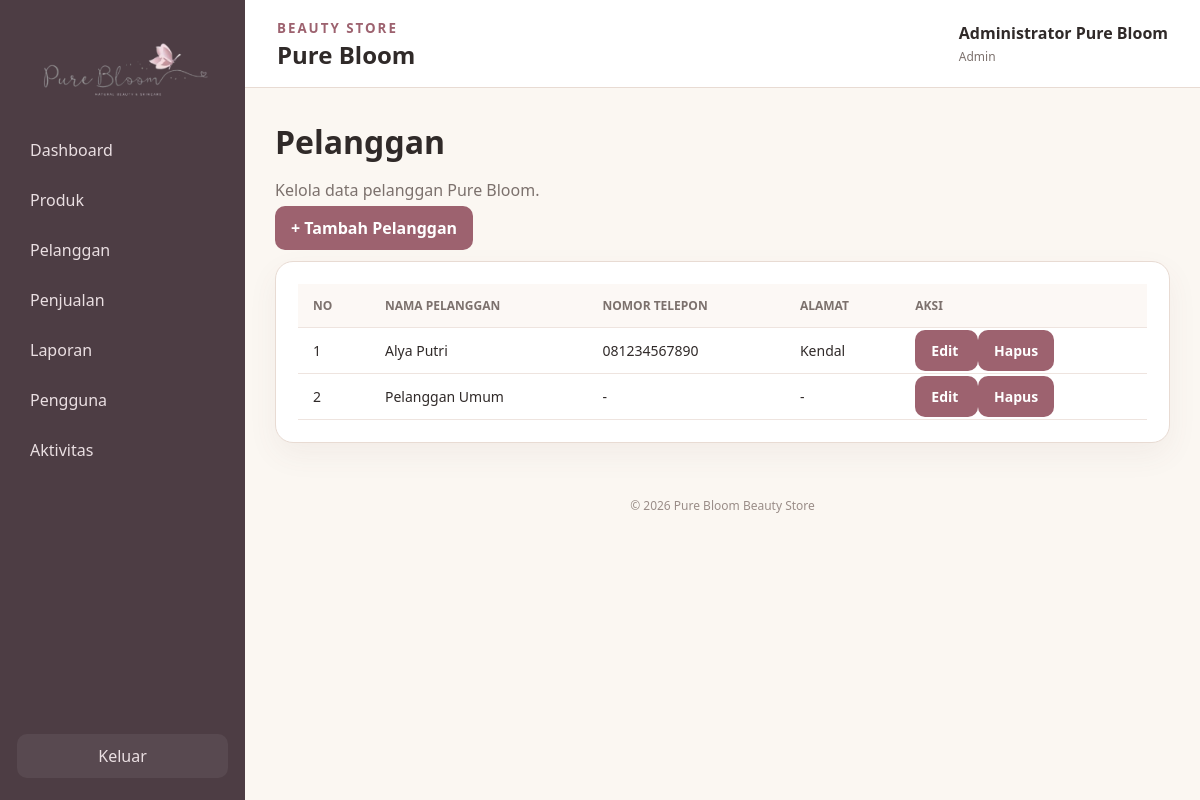
/admin/pelanggan.php (signed in), run on the app's committed database.
### tables this page shows
CREATE TABLE pelanggan(pelanggan_id INT AUTO_INCREMENT PRIMARY KEY,nama_pelanggan VARCHAR(120) NOT NULL,nomor_telepon VARCHAR(30),alamat TEXT,created_at TIMESTAMP DEFAULT CURRENT_TIMESTAMP);

### admin/pelanggan.php (the view, shortened to what this page needs)
<?php
include '../config/koneksi.php';
$query_pelanggan = mysqli_query(
    $koneksi,
    "SELECT * FROM pelanggan ORDER BY pelanggan_id DESC"
);
?>
<!DOCTYPE html>
<html lang="id">
<head>
    <link rel="stylesheet" href="../assets/css/style.css">
</head>
<body>
<div class="app">
    <?php include '../includes/sidebar.php'; ?>
    <main class="main">
        <?php include '../includes/header.php'; ?>
        <div class="content">
            <div class="title">
                <div>
                    <h1>Pelanggan</h1>
                    <p>Kelola data pelanggan Pure Bloom.</p>
                </div>
                <a href="pelanggan_tambah.php" class="btn">
                    + Tambah Pelanggan
                </a>
            </div>
            <div class="card">
                <div class="table-wrapper">
                    <table>
                        <thead>
                            <tr>
                                <th>No</th>
                                <th>Nama Pelanggan</th>
                                <th>Nomor Telepon</th>
                                <th>Alamat</th>
                                <th>Aksi</th>
                            </tr>
                        </thead>
                        <tbody>
                            <?php
                            $nomor = 1;
                            if (mysqli_num_rows($query_pelanggan) > 0) {
                                while ($data = mysqli_fetch_assoc($query_pelanggan)) {
                            ?>
                                <tr>
                                    <td>
                                        <?php echo $nomor++; ?>
                                    </td>
                                    <td>
                                        <?php echo htmlspecialchars($data['nama_pelanggan']); ?>
                                    </td>
                                    <td>
                                        <?php
                                        echo htmlspecialchars(
                                            $data['nomor_telepon'] ?? '-'
                                        );
                                        ?>
                                    </td>
                                    <td>
                                        <?php
                                        echo htmlspecialchars(
                                            $data['alamat'] ?? '-'
                                        );
                                        ?>
                                    </td>
                                    <td>
                                        <div class="actions">
                                            <a
                                                href="pelanggan_edit.php?id=<?php echo $data['pelanggan_id']; ?>"
                                                class="btn btn-edit"
                                            >
                                                Edit
                                            </a>
                                            <a
                                                href="pelanggan.php?hapus=<?php echo $data['pelanggan_id']; ?>"
                                                class="btn btn-delete"
                                                onclick="return confirm('Yakin ingin menghapus pelanggan ini?')"
                                            >
                                                Hapus
                                            </a>
                                        </div>
                                    </td>
                                </tr>
                            <?php
                                }
                            }
                            ?>
                        </tbody>
                    </table>
                </div>
            </div>
        </div>
        <?php include '../includes/footer.php'; ?>
    </main>
</div>
</body>
</html>

### assets/css/style.css (style rules this page uses)
:root { --ivory: #fbf7f2; --cream: #f1e7df; --rose: #c58f99; --rose2: #9d626f; --plum: #4d3d44; --ink: #302a29; --muted: #7c716d; --border: #e8dbd3; --white: #fff; --green: #63866f; }
* { box-sizing: border-box; }
body { margin: 0; font-family: Segoe UI, Arial, sans-serif; background: var(--ivory); color: var(--ink); }
a { text-decoration: none; color: inherit; }
button, .btn { background: var(--rose2); color: #fff; border: 0; cursor: pointer; padding: 11px 16px; border-radius: 10px; font-weight: 700; }
.app { display: flex; min-height: 100vh; }
.main { flex: 1; min-width: 0; }
.content { padding: 30px; max-width: 1400px; margin: auto; }
.title { margin-bottom: 22px; }
.title h1 { margin: 2px 0; }
.title p { color: var(--muted); }
.card { background: #fff; border: 1px solid var(--border); border-radius: 18px; padding: 22px; box-shadow: 0 12px 30px #6b4b5310; }
table { border-collapse: collapse; width: 100%; min-width: 650px; }
th, td { text-align: left; padding: 13px 15px; border-bottom: 1px solid #eee4df; }
th { font-size: 12px; color: var(--muted); text-transform: uppercase; background: #fcf8f5; }
td { font-size: 14px; }
.actions { white-space: nowrap; }

### data on the page
pelanggan: nama_pelanggan "Alya Putri", nomor_telepon "081234567890", alamat "Kendal"
pelanggan: nama_pelanggan "Pelanggan Umum", nomor_telepon "-", alamat "-"

### other printed values
$_SESSION['nama_lengkap'] "Administrator Pure Bloom"
$_SESSION['role'] "Admin"
